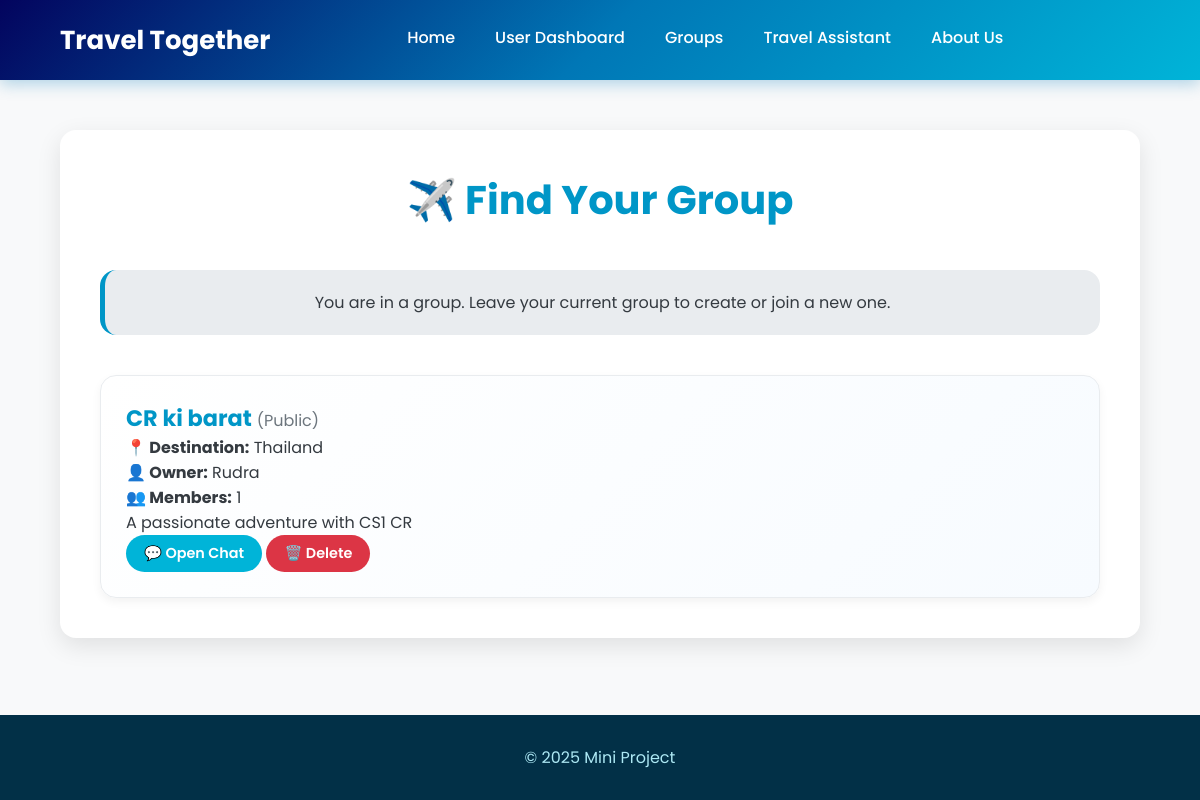
The page /groups (signed in) on the database as committed earlier.
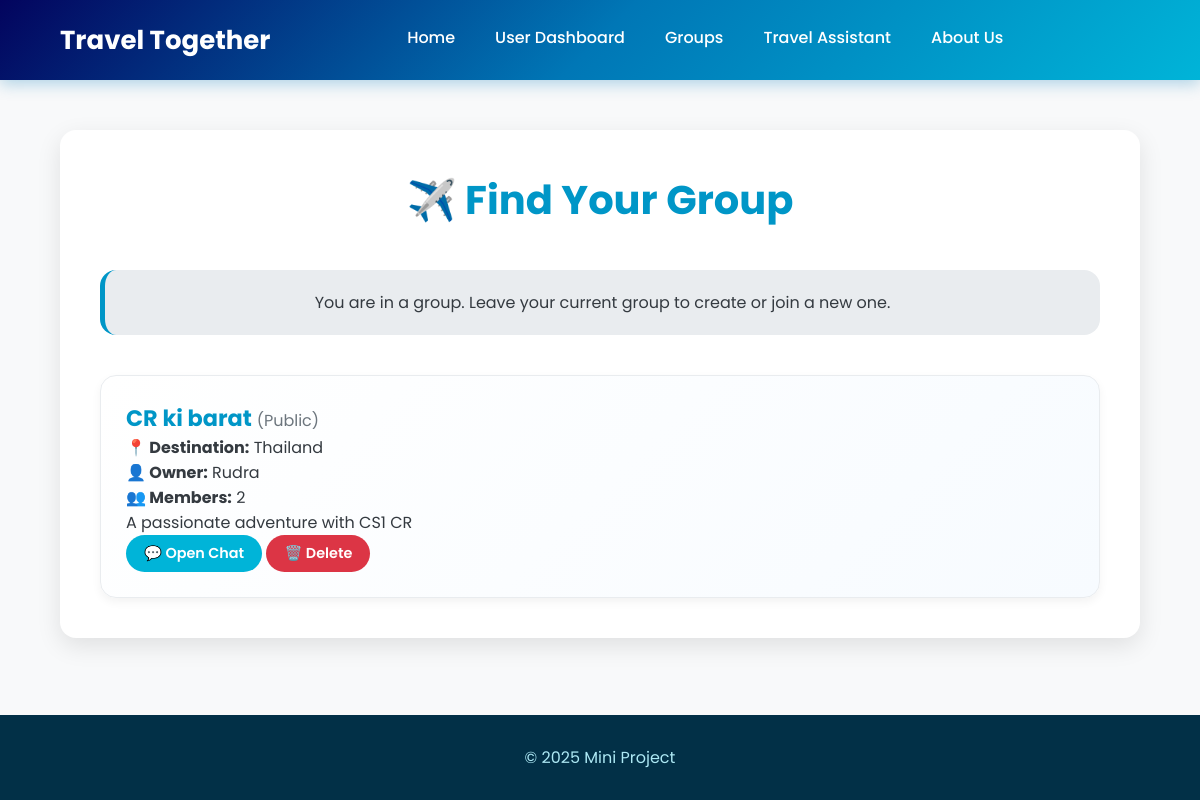
The same page on the database as committed later.
### tables this page shows
CREATE TABLE Groups (
        group_id TEXT PRIMARY KEY,
        group_name TEXT NOT NULL,
        group_description TEXT,
        group_type TEXT NOT NULL CHECK(group_type IN ('Public', 'Private')),
        owner_id TEXT NOT NULL,
        destination_id TEXT,
        member_count INTEGER DEFAULT 1,
        max_members INTEGER DEFAULT 50,
        created_at TEXT DEFAULT CURRENT_TIMESTAMP,
        FOREIGN KEY (owner_id) REFERENCES Users (userid) ON DELETE CASCADE,
        FOREIGN KEY (destination_id) REFERENCES Destinations (destination_id) ON DELETE SET NULL
    );

CREATE TABLE Destinations (
        destination_id TEXT PRIMARY KEY,
        destination_name TEXT UNIQUE NOT NULL,
        country TEXT NOT NULL
    );

CREATE TABLE Users (
        userid TEXT PRIMARY KEY,
        username TEXT UNIQUE NOT NULL,
        password TEXT NOT NULL,
        email TEXT UNIQUE NOT NULL,
        phone_no TEXT UNIQUE,
        gender TEXT CHECK(gender IN ('Male', 'Female', 'Other')),
        marital_status TEXT CHECK(marital_status IN ('Single', 'Married', 'Divorced', 'Widowed')),
        bio TEXT,
        current_group_id TEXT,
        is_group_owner BOOLEAN DEFAULT FALSE,
        created_at TEXT DEFAULT CURRENT_TIMESTAMP,
        FOREIGN KEY (current_group_id) REFERENCES Groups (group_id) ON DELETE SET NULL
    );

### app.py (the view, shortened to what this page needs)
@app.route('/groups', methods=["GET", "POST"])
def groups():
    conn, user = validate_user_session()
    if not user:
        return redirect("/auth")
    destinations = database.get_all_destinations()
    groups_list = conn.execute("""
        SELECT g.*, u.username as owner_name, d.destination_name,
               CASE WHEN gm.user_id IS NOT NULL THEN 1 ELSE 0 END as is_member
        FROM Groups g
        JOIN Users u ON g.owner_id = u.userid
        LEFT JOIN Destinations d ON g.destination_id = d.destination_id
        LEFT JOIN GroupMembers gm ON g.group_id = gm.group_id AND gm.user_id = ?
    """, (user['userid'],)).fetchall()
    conn.close()
    return render_template('groups.html', groups=groups_list, user=user, destinations=destinations)

### app.py (called while the page is built)
def validate_user_session():
    username = session.get("username")
    if not username:
        return None, None # No user in session
    conn = database.get_db_connection()
    user = conn.execute("SELECT * FROM Users WHERE username=?", (username,)).fetchone()
    if not user:
        session.pop("username", None)
        flash("Your session was invalid. Please log in again.", "warning")
        conn.close()
        return None, None
    return conn, user

### database.py (called while the page is built)
def get_db_connection():
    conn = sqlite3.connect('travel_together.db')
    conn.row_factory = sqlite3.Row
    conn.execute("PRAGMA foreign_keys = ON;")
    return conn

def get_all_destinations():
    conn = get_db_connection()
    destinations = conn.execute("SELECT * FROM Destinations ORDER BY destination_name ASC").fetchall()
    conn.close()
    return destinations

### templates/groups.html (shortened to what this page needs)
<!DOCTYPE html>
<html lang="en">
<head>
    <link rel="stylesheet" href="/static/style.css">
</head>
<body>
    <header class="navbar">
        <div class="logo">
            <p>Travel Together</p>
        </div>
        <nav class="nav-links" id="nav-links">
            <a href="/home">Home</a>
            <a href="/user">User Dashboard</a>
            <a href="/groups">Groups</a>
            <a href="/travel">Travel Assistant</a>
            <a href="/about">About Us</a>
        </nav>
    </header>
    <main>
        <div class="groups-container">
            <h2>✈️ Find Your Group</h2>
            {% if not user.current_group_id %}
            <div class="dashboard-card" style="margin-bottom: 40px;">
                <h3 style="text-align: center; margin-bottom: 20px; font-size: 1.5rem; color: var(--primary-color);">Create a New Adventure</h3>
                <form method="POST" action="/groups" class="group-form">
                    <input type="text" name="group_name" placeholder="Group Name" required>
                    <select name="group_type" required>
                        <option value="" disabled selected>Select Group Type</option>
                        <option value="Public">Public</option>
                        <option value="Private">Private</option>
                    </select>
                    <input list="destinations-list" name="destination_name" placeholder="Type or select a destination" required autocomplete="off">
                    <datalist id="destinations-list">
                        {% for dest in destinations %}
                            <option value="{{ dest.destination_name }}">
                        {% endfor %}
                    </datalist>
                    <textarea name="group_description" placeholder="Group Description (optional)"></textarea>
                    <button type="submit">➕ Create Group</button>
                </form>
            </div>
            {% else %}
            <div class="info-box">
                <p>You are in a group. Leave your current group to create or join a new one.</p>
            </div>
            {% endif %}
            {% if groups %}
                <ul class="group-list">
                    {% for group in groups %}
                        <li class="group-item">
                            <h3>{{ group['group_name'] }} <span class="type">({{ group['group_type'] }})</span></h3>
                            <p><strong>📍 Destination:</strong> {{ group['destination_name'] or 'Not specified' }}</p>
                            <p><strong>👤 Owner:</strong> {{ group['owner_name'] }}</p>
                            <p><strong>👥 Members:</strong> {{ group['member_count'] }}</p>
                            <p class="desc">{{ group['group_description'] or "No description" }}</p>
                            <div class="group-actions">
                                <a href="/groups/chat/{{ group['group_id'] }}" class="btn chat-btn">💬 Open Chat</a>
                                {% if user['username'] == group['owner_name'] %}
                                    <a href="/groups/delete/{{ group['group_id'] }}"
                                       class="btn delete-btn"
                                       onclick="return confirm('Are you sure you want to delete this group?');">
                                       🗑️ Delete
                                    </a>
                                {% endif %}
                            </div>
                        </li>
                    {% endfor %}
                </ul>
            {% else %}
                <div class="no-group-info">
                     <h3>No groups available yet.</h3>
                     <p>Be the first to create one and start a new journey!</p>
                </div>
            {% endif %}
        </div>
    </main>
    <footer>
        <p>© 2025 Mini Project</p>
    </footer>
</body>
</html>

Rows that differ between the two databases and show on the page:
changed Groups "CR ki barat": member_count "1" → "2"
